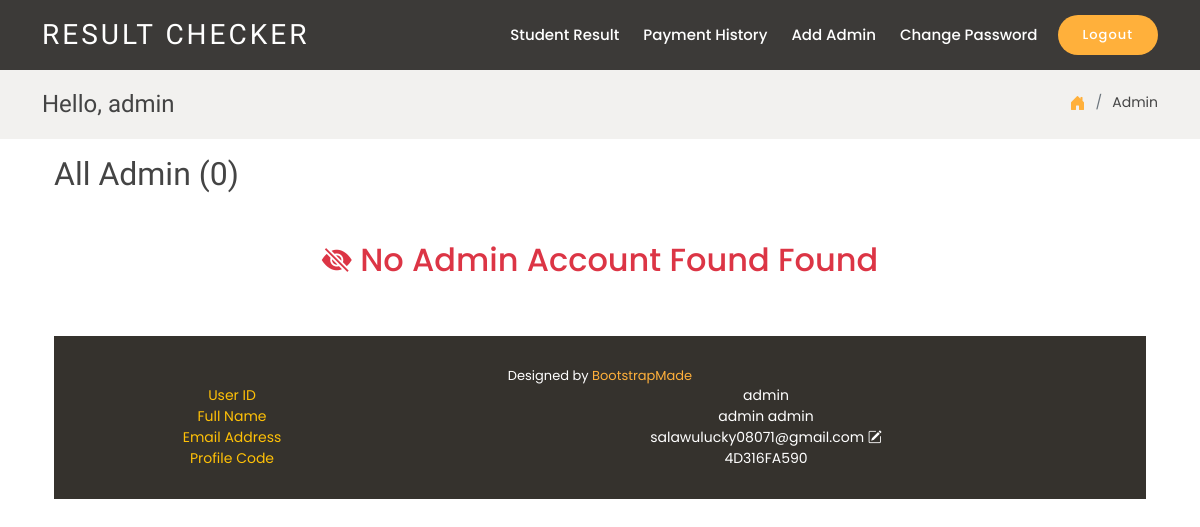
/adminall (signed in), run on the app's committed database.
### users/models.py (models this page shows, shortened)
class User(AbstractUser):
    username = None
    userid = models.CharField(max_length=150, unique=True, null=True, blank=True)
    email=models.EmailField(max_length=150, null=True,blank=True)
    name=models.CharField(max_length=150, null=True,blank=True)
    duration=models.IntegerField(blank=True,null=True)
    profile_ID=models.CharField(max_length=11, null=True,blank=True)
    created_at = models.DateTimeField(auto_now_add=True,null=True)
    updated_at =  models.DateTimeField(auto_now=True,null=True)
    profile_pic=models.ImageField(default='profilepic.png',null=True,blank=True)
    active= models.BooleanField(default=True,blank=True)
    pass_change = models.BooleanField(default=False,blank=True)
    class Meta:
        ordering = ['-created_at']
        indexes = [
            models.Index(fields=['-created_at']),
        ]
    objects=UserManager( )
    USERNAME_FIELD ='userid'
    REQUIRED_FIELDS=[]

### administrator/decorators.py (the view)
    def wrapper_function(request, *args, **kwargs):
        group= None
        if request.user.groups.exists():
            group = request.user.groups.all()[0].name
        if group == 'student':
            return redirect('decline')
        else:
            return view_func(request, *args,**kwargs)

### administrator/views.py (called while the page is built)
@login_required(login_url='login')
@admin_only
def adminall(request):
    stu=User.objects.filter(groups = Group.objects.get(name='admin')).exclude(is_superuser=True)
    count = stu.count()
    return render(request, 'adminall.html',{'count':count,'stu':stu})

### templates/adminall.html (shortened to what this page needs)
{% extends 'index.html' %}
{% load static %}
{% block content %}
    <section class="breadcrumbs">
      <div class="container">
        <div class="d-flex justify-content-between align-items-center">
          <h2>{% if user.is_authenticated %} Hello, {{user.first_name}} {% endif %} {% if user.groups.all.0.name == 'student' %}<span>{{user.profile_ID}}</span>{% endif %}</h2>
          <ol>
            <li><a href="{% url 'dashboard' %}"><i style='font-size:16px;' class="bi bi-house-door-fill"></i></a></li>
            <li>Admin</li>
          </ol>
        </div>
      </div>
    </section>
    {% include 'msg.html' %}
    <div class="container mt-3">
        <div class="table-responsive">
            <h2>All Admin ({{count}})</h2>
            <table class="table table-striped mt-2">
              <thead >
                {% if stu %}
                <tr class="table-warning text-white">
                  <th>S/N</th>
                  <th>User ID</th>
                  <th>First Name</th>
                  <th>Last Name</th>
                  <th>Email</th>
                  <th>Profile ID</th>
                  <th>Status</th>
                  <th>Created Date</th>
                  <th>Updated Date</th>
                  <th>Action</th>
                </tr>
              </thead>
              <tbody>
                {% for i in stu %}
                <tr class="table-dark text-white">
                  <td>{{forloop.counter}}</td>
                    <td>{{i.userid}}</td>
                    <td>{{i.first_name}}</td>
                    <td>{{i.last_name}}</td>
                    <td>{{i.email}}</td>
                    <td>{{i.profile_ID}}</td>
                    {% if i.is_active == True %}
                    <td>Active</td>
                    {% else %}
                    <td>Inactive</td>
                    {% endif %}
                    <td>{{i.created_at}}</td>
                    <td>{{i.updated_at}}</td>
                    <td>
                      <div class="btn-group dropstart">
                        <button type="button" class="btn btn-danger dropdown-toggle" data-bs-toggle="dropdown" aria-expanded="false">
                          Delete <i style='font-size:16px;' class="bi bi-trash-fill"></i>
                        </button>
                        <ul class="dropdown-menu p-2">
                          <p class='text-secondary'>Are you Sure you want to delete <b class='text-warning'>{{i.userid}}???</span></p>
                          <a class=" dropdown-item text-danger" href="{% url 'deladmin' i.id %}">Yes, Sure</a>
                        </ul>
                      </div>
                    </td>
                    </tr>
                {% endfor %}
              </div>
            </table>
          </div>
          {% else %}
          <center class='h2 mt-5 text-danger'><i style='font-size:30px;' class="bi bi-eye-slash-fill"></i> No Admin Account Found Found<br></center>
          {% endif %}
    </div>
    <br><br>
    {% endblock content %}

### templates/index.html (shortened to what this page needs)
{% load static %}
<!DOCTYPE html>
<html lang="en">
<head>
  <link href="{% static 'assets/vendor/animate.css/animate.min.css' %}" rel="stylesheet">
  <link href="{% static 'assets/vendor/bootstrap/css/bootstrap.min.css' %}" rel="stylesheet">
  <link href="{% static 'assets/vendor/bootstrap-icons/bootstrap-icons.css' %}" rel="stylesheet">
  <link href="{% static 'assets/css/style.css' %}" rel="stylesheet">
</head>
<body>
  <header id="header" class="fixed-top d-flex align-items-center ">
    <div class="container-fluid container-xl d-flex align-items-center justify-content-between">
      <div class="logo me-auto">
        {% if user.is_authenticated %}
        <h1><a href="{% url 'dashboard' %}">RESULT CHECKER</a></h1>
      </div>
      {% else %}
      <h1><a href="#">RESULT CHECKER</a></h1>
      </div>
      {% endif %}
      <nav id="navbar" class="navbar order-last order-lg-0">
        <ul>
          {% if user.is_authenticated %}
          {% if user.groups.all.0.name == 'admin' %}
          <li><a class="nav-link scrollto "  href="{% url 'adminstudent' %}">Student Result</a></li>
          <li><a class="nav-link scrollto "  href="{% url 'transaction' %}">Payment History</a></li>
          <li><a class="nav-link scrollto "  " data-bs-toggle="modal" data-bs-target="#addadmin"  href="#">Add Admin</a></li>
          {% endif %}
          <li><a class="nav-link scrollto " data-bs-toggle="modal" data-bs-target="#changepassword"  href="#">Change Password</a></li>
          {% endif %}
        </ul>
      </nav>
      {% if user.is_authenticated %}
      <a data-bs-toggle="modal" data-bs-target="#logout"  href="#"  class="book-a-table-btn scrollto">Logout</a>
      {% else %}
      <a  href="{% url 'login' %}"  class="book-a-table-btn scrollto">Login</a>
      {% endif %}
    </div>
  </header>
  <main id="main">
{% block content %}
{% endblock content %}
  </main>
  <footer id="footer">
    <div class="container">
      <div class="credits">
        Designed by <a href="https://bootstrapmade.com/">BootstrapMade</a>
      </div>
      {% if user.is_authenticated %}
        <div class="row col-lg-12 col-sm-12">
          <div class="col-lg-4 col-sm-4  label text-warning ">User ID</div>
          <div class="col-lg-8 col-sm-4 ">{{user.userid}}</div>
        </div>
      <div class="row col-lg-12 col-sm-12">
        <div class="col-lg-4 col-sm-4 label label text-warning">Full Name</div>
        <div class="col-lg-8 col-sm-4 ">{{user.first_name}} {{user.last_name}}</div>
      </div>
      <div class="row col-lg-12 col-sm-12">
          <div class="col-lg-4 col-sm-4  label label text-warning">Email Address</div>
          <div class="col-lg-8 col-sm-4 ">{{user.email}} <i data-bs-toggle="modal" data-bs-target="#email" class='bi bi-pencil-square'></i></div>
        </div>
        <div class="row col-lg-12 col-sm-12">
          <div class="col-lg-4 col-sm-4  label label text-warning">Profile Code</div>
          <div class="col-lg-8 col-sm-4 ">{{user.profile_ID}}</div>
        </div>
        {% endif %}
    </div>
  </footer>
</body>
</html>

### static/assets/css/style.css (style rules this page uses)
body { font-family: "Poppins", sans-serif; color: #444444; }
a { text-decoration: none; color: #ffb03b; }
h1, h2, h3, h4, h5, h6 { font-family: "Satisfy", sans-serif; }
#header { height: 70px; z-index: 997; transition: all 0.5s; padding: 10px 0; background: rgba(26, 24, 22, 0.85); }
#header .logo h1 { font-size: 28px; margin: 0; line-height: 1; font-weight: 400; letter-spacing: 3px; }
#header .logo h1 a, #header .logo h1 a:hover { color: #fff; text-decoration: none; }
.book-a-table-btn { background: #ffb03b; color: #fff; border-radius: 50px; margin: 0 0 0 20px; padding: 10px 25px; font-size: 13px; font-weight: 500; letter-spacing: 1px; transition: 0.3s; white-space: nowrap; }
.navbar { padding: 0; }
.navbar ul { margin: 0; padding: 0; display: flex; list-style: none; align-items: center; }
.navbar li { position: relative; }
.navbar a, .navbar a:focus { display: flex; align-items: center; justify-content: space-between; padding: 10px 0 10px 24px; font-size: 15px; font-weight: 500; color: white; white-space: nowrap; transition: 0.3s; }
section { padding: 60px 0; }
.breadcrumbs { padding: 20px 0; background-color: #f2f1ef; min-height: 40px; margin-top: 70px; }
.breadcrumbs h2 { font-size: 24px; font-weight: 300; margin: 0; }
.breadcrumbs ol { display: flex; flex-wrap: wrap; list-style: none; padding: 0; margin: 0; font-size: 14px; }
.breadcrumbs ol li+li { padding-left: 10px; }
.breadcrumbs ol li+li::before { display: inline-block; padding-right: 10px; color: #6c757d; content: "/"; }
#footer { background: #35322d; color: #fff; font-size: 14px; text-align: center; padding: 30px 0; }
#footer .credits { font-size: 13px; }

### data on the page
User: first_name "admin", userid "admin", last_name "admin", email "salawulucky08071@gmail.com", profile_ID "4D316FA590"

### other printed values
{{ count }} "0"
